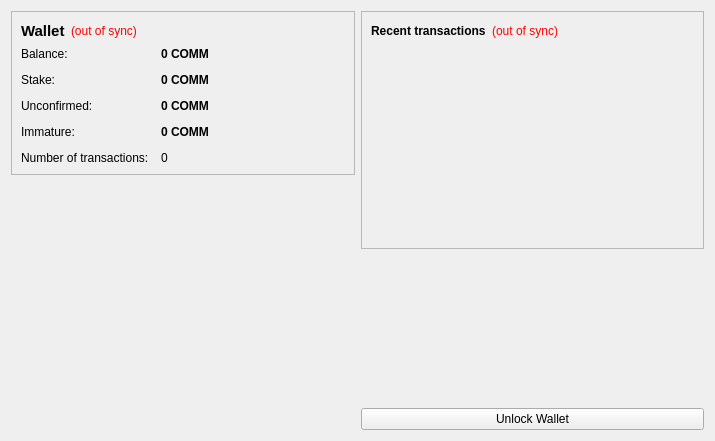
<?xml version="1.0" encoding="UTF-8"?>
<ui version="4.0">
 <class>OverviewPage</class>
 <widget class="QWidget" name="OverviewPage">
  <property name="geometry">
   <rect>
    <x>0</x>
    <y>0</y>
    <width>715</width>
    <height>441</height>
   </rect>
  </property>
  <property name="windowTitle">
   <string>Form</string>
  </property>
  <layout class="QHBoxLayout" name="horizontalLayout" stretch="1,1">
   <item>
    <layout class="QVBoxLayout" name="verticalLayout_2">
     <item>
      <widget class="QFrame" name="frame">
       <property name="frameShape">
        <enum>QFrame::StyledPanel</enum>
       </property>
       <property name="frameShadow">
        <enum>QFrame::Raised</enum>
       </property>
       <property name="lineWidth">
        <number>1</number>
       </property>
       <layout class="QVBoxLayout" name="verticalLayout_4">
        <item>
         <layout class="QHBoxLayout" name="horizontalLayout_4">
          <item>
           <widget class="QLabel" name="label_5">
            <property name="font">
             <font>
              <pointsize>11</pointsize>
              <weight>75</weight>
              <bold>true</bold>
             </font>
            </property>
            <property name="text">
             <string>Wallet</string>
            </property>
           </widget>
          </item>
          <item>
           <widget class="QLabel" name="labelWalletStatus">
            <property name="toolTip">
             <string>The displayed information may be out of date. Your wallet automatically synchronizes with the Coinsy network after a connection is established, but this process has not completed yet.</string>
            </property>
            <property name="styleSheet">
             <string notr="true">QLabel { color: red; }</string>
            </property>
            <property name="text">
             <string notr="true">(out of sync)</string>
            </property>
            <property name="alignment">
             <set>Qt::AlignLeading|Qt::AlignLeft|Qt::AlignVCenter</set>
            </property>
           </widget>
          </item>
          <item>
           <spacer name="horizontalSpacer_2">
            <property name="orientation">
             <enum>Qt::Horizontal</enum>
            </property>
            <property name="sizeHint" stdset="0">
             <size>
              <width>40</width>
              <height>20</height>
             </size>
            </property>
           </spacer>
          </item>
         </layout>
        </item>
        <item>
         <layout class="QFormLayout" name="formLayout_2">
          <property name="fieldGrowthPolicy">
           <enum>QFormLayout::AllNonFixedFieldsGrow</enum>
          </property>
          <property name="horizontalSpacing">
           <number>12</number>
          </property>
          <property name="verticalSpacing">
           <number>12</number>
          </property>
          <item row="0" column="0">
           <widget class="QLabel" name="label">
            <property name="text">
             <string>Balance:</string>
            </property>
           </widget>
          </item>
          <item row="0" column="1">
           <widget class="QLabel" name="labelBalance">
            <property name="font">
             <font>
              <weight>75</weight>
              <bold>true</bold>
             </font>
            </property>
            <property name="cursor">
             <cursorShape>IBeamCursor</cursorShape>
            </property>
            <property name="toolTip">
             <string>Your current balance</string>
            </property>
            <property name="text">
             <string notr="true">0 COMM</string>
            </property>
            <property name="textInteractionFlags">
             <set>Qt::LinksAccessibleByMouse|Qt::TextSelectableByKeyboard|Qt::TextSelectableByMouse</set>
            </property>
           </widget>
          </item>
          <item row="1" column="0">
           <widget class="QLabel" name="label_6">
            <property name="text">
             <string>Stake:</string>
            </property>
           </widget>
          </item>
          <item row="1" column="1">
           <widget class="QLabel" name="labelStake">
            <property name="font">
             <font>
              <weight>75</weight>
              <bold>true</bold>
             </font>
            </property>
            <property name="cursor">
             <cursorShape>IBeamCursor</cursorShape>
            </property>
            <property name="toolTip">
             <string>Total of coins that was staked, and do not yet count toward the current balance</string>
            </property>
            <property name="text">
             <string notr="true">0 COMM</string>
            </property>
            <property name="textInteractionFlags">
             <set>Qt::LinksAccessibleByMouse|Qt::TextSelectableByKeyboard|Qt::TextSelectableByMouse</set>
            </property>
           </widget>
          </item>
          <item row="2" column="0">
           <widget class="QLabel" name="label_3">
            <property name="text">
             <string>Unconfirmed:</string>
            </property>
           </widget>
          </item>
          <item row="2" column="1">
           <widget class="QLabel" name="labelUnconfirmed">
            <property name="font">
             <font>
              <weight>75</weight>
              <bold>true</bold>
             </font>
            </property>
            <property name="cursor">
             <cursorShape>IBeamCursor</cursorShape>
            </property>
            <property name="toolTip">
             <string>Total of transactions that have yet to be confirmed, and do not yet count toward the current balance</string>
            </property>
            <property name="text">
             <string notr="true">0 COMM</string>
            </property>
            <property name="textInteractionFlags">
             <set>Qt::LinksAccessibleByMouse|Qt::TextSelectableByKeyboard|Qt::TextSelectableByMouse</set>
            </property>
           </widget>
          </item>
          <item row="3" column="0">
           <widget class="QLabel" name="labelImmatureText">
            <property name="text">
             <string>Immature:</string>
            </property>
           </widget>
          </item>
          <item row="3" column="1">
           <widget class="QLabel" name="labelImmature">
            <property name="font">
             <font>
              <weight>75</weight>
              <bold>true</bold>
             </font>
            </property>
            <property name="toolTip">
             <string>Mined balance that has not yet matured</string>
            </property>
            <property name="text">
             <string notr="true">0 COMM</string>
            </property>
            <property name="textInteractionFlags">
             <set>Qt::LinksAccessibleByMouse|Qt::TextSelectableByKeyboard|Qt::TextSelectableByMouse</set>
            </property>
           </widget>
          </item>
          <item row="4" column="0">
           <widget class="QLabel" name="label_2">
            <property name="text">
             <string>Number of transactions:</string>
            </property>
           </widget>
          </item>
          <item row="4" column="1">
           <widget class="QLabel" name="labelNumTransactions">
            <property name="toolTip">
             <string>Total number of transactions in wallet</string>
            </property>
            <property name="text">
             <string notr="true">0</string>
            </property>
           </widget>
          </item>
         </layout>
        </item>
       </layout>
      </widget>
     </item>
     <item>
      <spacer name="verticalSpacer">
       <property name="orientation">
        <enum>Qt::Vertical</enum>
       </property>
       <property name="sizeHint" stdset="0">
        <size>
         <width>20</width>
         <height>40</height>
        </size>
       </property>
      </spacer>
     </item>
     <item>
      <widget class="QLabel" name="label_6">
       <property name="text">
        <string/>
       </property>
       <property name="scaledContents">
        <bool>false</bool>
       </property>
       <property name="alignment">
        <set>Qt::AlignCenter</set>
       </property>
       <property name="margin">
        <number>-2</number>
       </property>
      </widget>
     </item>
    </layout>
   </item>
   <item>
    <layout class="QVBoxLayout" name="verticalLayout_3">
     <item>
      <widget class="QFrame" name="frame_2">
       <property name="frameShape">
        <enum>QFrame::StyledPanel</enum>
       </property>
       <property name="frameShadow">
        <enum>QFrame::Raised</enum>
       </property>
       <layout class="QVBoxLayout" name="verticalLayout">
        <item>
         <layout class="QHBoxLayout" name="horizontalLayout_2">
          <item>
           <widget class="QLabel" name="label_4">
            <property name="text">
             <string>&lt;b&gt;Recent transactions&lt;/b&gt;</string>
            </property>
           </widget>
          </item>
          <item>
           <widget class="QLabel" name="labelTransactionsStatus">
            <property name="toolTip">
             <string>The displayed information may be out of date. Your wallet automatically synchronizes with the Coinsy network after a connection is established, but this process has not completed yet.</string>
            </property>
            <property name="styleSheet">
             <string notr="true">QLabel { color: red; }</string>
            </property>
            <property name="text">
             <string notr="true">(out of sync)</string>
            </property>
            <property name="alignment">
             <set>Qt::AlignRight|Qt::AlignTrailing|Qt::AlignVCenter</set>
            </property>
           </widget>
          </item>
          <item>
           <spacer name="horizontalSpacer">
            <property name="orientation">
             <enum>Qt::Horizontal</enum>
            </property>
            <property name="sizeHint" stdset="0">
             <size>
              <width>40</width>
              <height>20</height>
             </size>
            </property>
           </spacer>
          </item>
         </layout>
        </item>
        <item>
         <widget class="QListView" name="listTransactions">
          <property name="styleSheet">
           <string notr="true">QListView { background: transparent; }</string>
          </property>
          <property name="frameShape">
           <enum>QFrame::StyledPanel</enum>
          </property>
          <property name="verticalScrollBarPolicy">
           <enum>Qt::ScrollBarAlwaysOff</enum>
          </property>
          <property name="horizontalScrollBarPolicy">
           <enum>Qt::ScrollBarAlwaysOff</enum>
          </property>
          <property name="selectionMode">
           <enum>QAbstractItemView::NoSelection</enum>
          </property>
         </widget>
        </item>
       </layout>
      </widget>
     </item>
     <item>
      <spacer name="verticalSpacer_2">
       <property name="orientation">
        <enum>Qt::Vertical</enum>
       </property>
       <property name="sizeHint" stdset="0">
        <size>
         <width>20</width>
         <height>40</height>
        </size>
       </property>
      </spacer>
     </item>
     <item>
      <widget class="QPushButton" name="unlockWalletButton">
       <property name="text">
        <string>Unlock Wallet</string>
       </property>
      </widget>
     </item>
    </layout>
   </item>
  </layout>
 </widget>
 <resources>
  <include location="../bitcoin.qrc"/>
 </resources>
 <connections/>
</ui>
